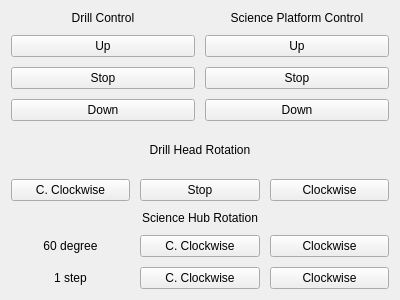
<?xml version="1.0" encoding="UTF-8"?>
<ui version="4.0">
 <class>Form</class>
 <widget class="QWidget" name="Form">
  <property name="geometry">
   <rect>
    <x>0</x>
    <y>0</y>
    <width>400</width>
    <height>300</height>
   </rect>
  </property>
  <property name="windowTitle">
   <string>Form</string>
  </property>
  <layout class="QHBoxLayout" name="horizontalLayout_5">
   <item>
    <layout class="QVBoxLayout" name="verticalLayout_5">
     <property name="spacing">
      <number>10</number>
     </property>
     <item>
      <layout class="QHBoxLayout" name="horizontalLayout_4">
       <item>
        <layout class="QVBoxLayout" name="verticalLayout">
         <item>
          <widget class="QLabel" name="label">
           <property name="text">
            <string>Drill Control</string>
           </property>
           <property name="alignment">
            <set>Qt::AlignCenter</set>
           </property>
          </widget>
         </item>
         <item>
          <widget class="QPushButton" name="drill_up_button">
           <property name="text">
            <string>Up</string>
           </property>
           <property name="checkable">
            <bool>false</bool>
           </property>
          </widget>
         </item>
         <item>
          <widget class="QPushButton" name="drill_stop_button">
           <property name="text">
            <string>Stop</string>
           </property>
          </widget>
         </item>
         <item>
          <widget class="QPushButton" name="drill_down_button">
           <property name="text">
            <string>Down</string>
           </property>
          </widget>
         </item>
        </layout>
       </item>
       <item>
        <layout class="QVBoxLayout" name="verticalLayout_2">
         <item>
          <widget class="QLabel" name="label_2">
           <property name="text">
            <string>Science Platform Control</string>
           </property>
           <property name="alignment">
            <set>Qt::AlignCenter</set>
           </property>
          </widget>
         </item>
         <item>
          <widget class="QPushButton" name="sci_plat_up_button">
           <property name="text">
            <string>Up</string>
           </property>
          </widget>
         </item>
         <item>
          <widget class="QPushButton" name="sci_plat_stop_button">
           <property name="text">
            <string>Stop</string>
           </property>
          </widget>
         </item>
         <item>
          <widget class="QPushButton" name="sci_plat_down_button">
           <property name="text">
            <string>Down</string>
           </property>
          </widget>
         </item>
        </layout>
       </item>
      </layout>
     </item>
     <item>
      <layout class="QVBoxLayout" name="verticalLayout_4">
       <item>
        <widget class="QLabel" name="label_6">
         <property name="text">
          <string>Drill Head Rotation</string>
         </property>
         <property name="alignment">
          <set>Qt::AlignCenter</set>
         </property>
        </widget>
       </item>
       <item>
        <layout class="QHBoxLayout" name="horizontalLayout_3">
         <item>
          <widget class="QPushButton" name="drill_head_ccw_button">
           <property name="text">
            <string>C. Clockwise</string>
           </property>
          </widget>
         </item>
         <item>
          <widget class="QPushButton" name="drill_head_stop_button">
           <property name="text">
            <string>Stop</string>
           </property>
          </widget>
         </item>
         <item>
          <widget class="QPushButton" name="drill_head_cw_button">
           <property name="text">
            <string>Clockwise</string>
           </property>
          </widget>
         </item>
        </layout>
       </item>
      </layout>
     </item>
     <item>
      <layout class="QVBoxLayout" name="verticalLayout_3">
       <item>
        <widget class="QLabel" name="label_5">
         <property name="text">
          <string>Science Hub Rotation</string>
         </property>
         <property name="alignment">
          <set>Qt::AlignCenter</set>
         </property>
        </widget>
       </item>
       <item>
        <layout class="QHBoxLayout" name="horizontalLayout">
         <item>
          <widget class="QLabel" name="label_3">
           <property name="text">
            <string>60 degree</string>
           </property>
           <property name="alignment">
            <set>Qt::AlignCenter</set>
           </property>
          </widget>
         </item>
         <item>
          <widget class="QPushButton" name="rotate_60_deg_ccw_button">
           <property name="text">
            <string>C. Clockwise</string>
           </property>
          </widget>
         </item>
         <item>
          <widget class="QPushButton" name="rotate_60_deg_cw_button">
           <property name="text">
            <string>Clockwise</string>
           </property>
          </widget>
         </item>
        </layout>
       </item>
       <item>
        <layout class="QHBoxLayout" name="horizontalLayout_2">
         <item>
          <widget class="QLabel" name="label_4">
           <property name="text">
            <string>1 step</string>
           </property>
           <property name="alignment">
            <set>Qt::AlignCenter</set>
           </property>
          </widget>
         </item>
         <item>
          <widget class="QPushButton" name="rotate_1_step_ccw_button">
           <property name="text">
            <string>C. Clockwise</string>
           </property>
          </widget>
         </item>
         <item>
          <widget class="QPushButton" name="rotate_1_step_cw_button_2">
           <property name="text">
            <string>Clockwise</string>
           </property>
          </widget>
         </item>
        </layout>
       </item>
      </layout>
     </item>
    </layout>
   </item>
  </layout>
 </widget>
 <resources/>
 <connections/>
</ui>
